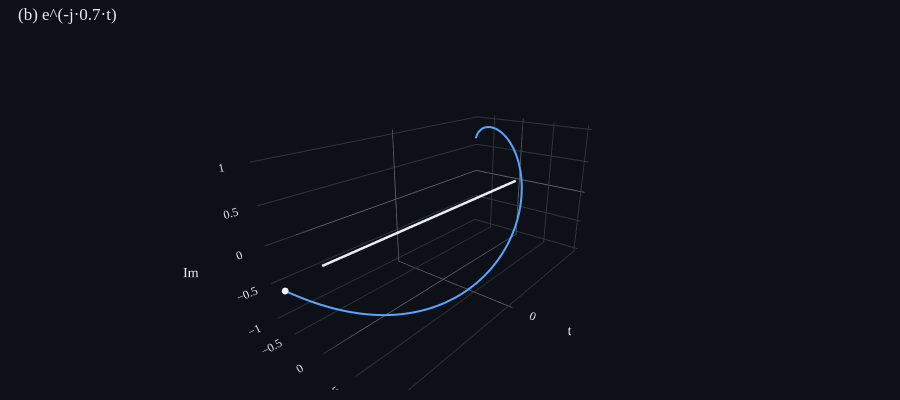

The notebook cell this image was saved under:
### Markdown cell above
### 1-2. Winding function $e^(-jω₀t)$

각속도 -ω₀로 회전하는 단위 헬릭스. ω₀가 작으니 천천히 감긴다.

### Code cell
p = WindingHelixPlot(); p.update(ws_3d, last_idx); p.figure.show()

### Figure 1 — Plotly figure (JSON) as saved in the notebook; plotly's stock layout.template omitted (floating-point values rounded to 4 significant figures; data arrays with more than 128 entries replaced by an {"elided": "..."} marker saying what was removed)
{"data": [{"line": {"color": "#e6edf3", "width": 5}, "mode": "lines", "name": "t-axis", "opacity": 1, "scene": "scene", "showlegend": false, "type": "scatter3d", "x": [-3.5, 3.5], "y": [0, 0], "z": [0, 0]}, {"line": {"color": "#58a6ff", "width": 4}, "mode": "lines", "name": "helix", "type": "scatter3d", "x": {"elided": "2000 float values"}, "y": {"elided": "2000 float values"}, "z": {"elided": "2000 float values"}}, {"marker": {"color": "#f0f6fc", "size": 4}, "mode": "markers", "name": "cursor", "type": "scatter3d", "x": [3.5], "y": [-0.7702], "z": [-0.6378]}], "layout": {"font": {"color": "#e6edf3", "family": "serif", "size": 12}, "height": 400, "margin": {"b": 10, "l": 10, "r": 10, "t": 40}, "paper_bgcolor": "#0d1117", "plot_bgcolor": "#0d1117", "scene": {"aspectmode": "manual", "aspectratio": {"x": 2, "y": 1, "z": 1}, "camera": {"eye": {"x": 2, "y": 1.6, "z": 1}}, "xaxis": {"backgroundcolor": "#0d1117", "color": "#e6edf3", "gridcolor": "#30363d", "showbackground": true, "ticktext": ["0"], "tickvals": [0], "title": {"text": "t"}, "zerolinecolor": "#7d8590"}, "yaxis": {"backgroundcolor": "#0d1117", "color": "#e6edf3", "gridcolor": "#30363d", "showbackground": true, "title": {"text": "Re"}, "zerolinecolor": "#7d8590"}, "zaxis": {"backgroundcolor": "#0d1117", "color": "#e6edf3", "gridcolor": "#30363d", "showbackground": true, "title": {"text": "Im"}, "zerolinecolor": "#7d8590"}}, "showlegend": false, "title": {"font": {"color": "#e6edf3"}, "text": "(b) e^(-j·0.7·t)", "x": 0.02, "xanchor": "left"}}}
